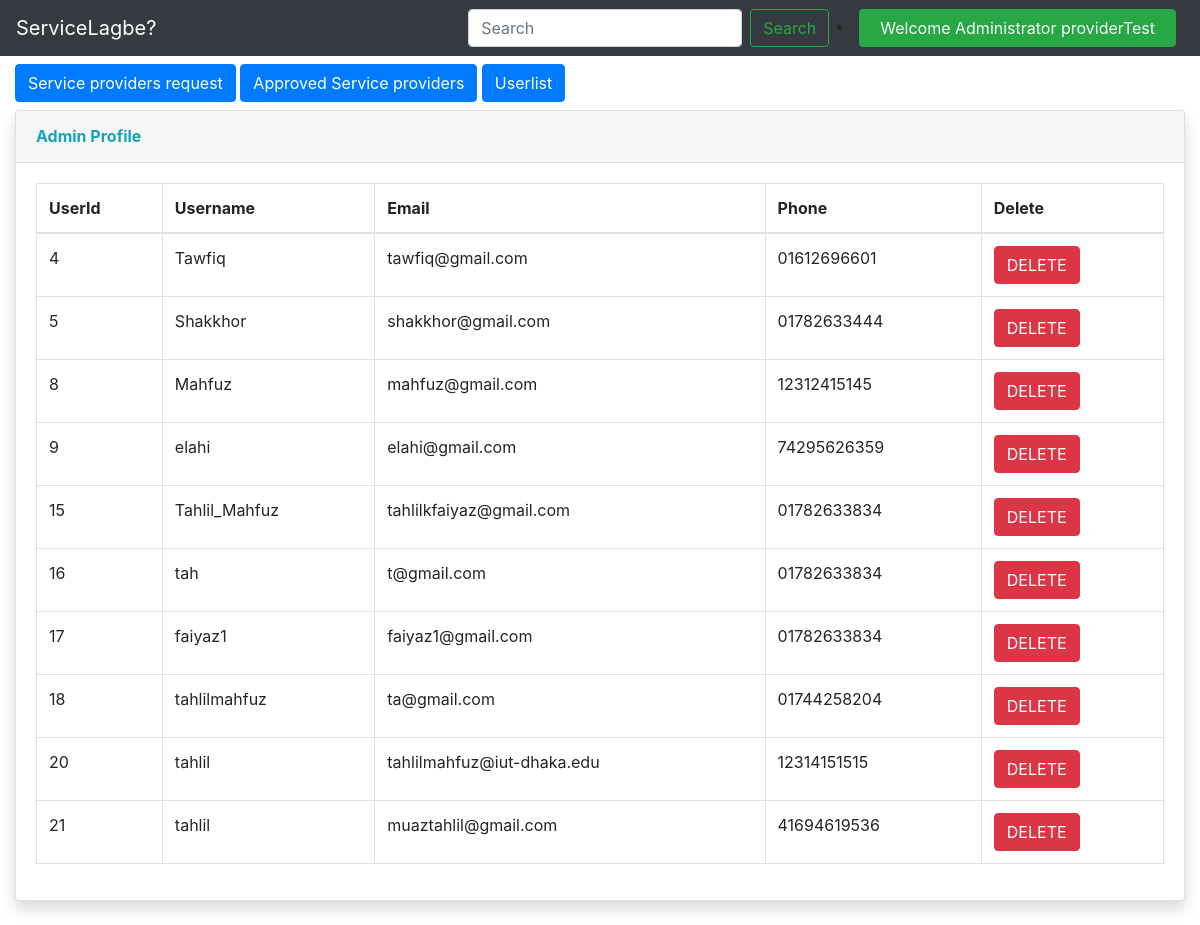
Page /servicelagbe/adminloginsystem/adminuserlist.php (signed in) on the committed database.
### tables this page shows
CREATE TABLE `users` (
  `id` int(11) NOT NULL,
  `username` varchar(50) NOT NULL,
  `email` varchar(50) NOT NULL,
  `phone` varchar(20) NOT NULL,
  `password` varchar(255) NOT NULL,
  `dt` datetime NOT NULL DEFAULT current_timestamp(),
  `token` varchar(255) DEFAULT NULL
);

### servicelagbe/adminloginsystem/adminuserlist.php (the view, shortened to what this page needs)
<!doctype html>
<html lang="en">
<head>
    <link rel="stylesheet" href="https://cdn.jsdelivr.net/npm/bootstrap@4.4.1/dist/css/bootstrap.min.css"
>
</head>
<body>
    <?php
    echo'
    <nav class="navbar sticky-top navbar-expand-lg navbar-dark bg-dark">
            <a class="navbar-brand" href="#">ServiceLagbe?</a>
            <button class="navbar-toggler" type="button" data-toggle="collapse" data-target="#navbarSupportedContent"
                aria-controls="navbarSupportedContent" aria-expanded="false" aria-label="Toggle navigation">
                <span class="navbar-toggler-icon"></span>
            </button>
            <div class="collapse navbar-collapse" id="navbarSupportedContent">
                <ul class="navbar-nav mr-auto">
                </ul>
                <form class="form-inline my-2 my-lg-0">
                    <input class="form-control mr-sm-2" type="search" placeholder="Search" aria-label="Search">
                    <button class="btn btn-outline-success my-2 my-sm-0" type="submit">Search</button>
                </form>
                <div class="mx-2">
                <li class="nav-item dropdown">
                <a class="btn btn-success" href="#" id="navbarDropdown" role="button"
                    data-toggle="dropdown" aria-haspopup="true" aria-expanded="false">
                    <p class="text-light my-0 mx-2">Welcome Administrator '. $_SESSION['username']. ' </p>
                </a>
                <div class="dropdown-menu" aria-labelledby="navbarDropdown">
                    <a class="dropdown-item" href="#">Profile</a>
                    <div class="dropdown-divider"></div>
                    <a class="dropdown-item" href="/servicelagbe/loginsystem/logout.php">LogOut</a>
                </div>
            </li>
            </div>
        </nav>
    '
    ?>
    <div class="container-fluid my-2">
        <div>
            <a href="/servicelagbe/adminloginsystem/postadminlogin.php"  class="btn btn-primary">Service providers request</a>
            <a href="/servicelagbe/adminloginsystem/approvedserviceproviders.php"  class="btn btn-primary">Approved Service providers</a>
            <a href="/servicelagbe/adminloginsystem/adminuserlist.php" class="btn btn-primary">Userlist</a>
        </div>
        <div class="card shadow mb-4 my-2">
            <div class="card-header py-3">
                <h6 class="m-0 font-weight-bold text-info">Admin Profile</h6>
            </div>
            <div class="card-body">
                <div class="table-responsive">
                    <?php
                    include 'partials/_admindbconnect.php';
                    $sql = "Select * from users";
                     $query_run =  mysqli_query($conn, $sql);
                    ?>
                    <table class="table table-bordered" id="dataTable" width="100%" cellspacing="0">
                        <thead>
                            <tr>
                                <th> UserId </th>
                                <th> Username </th>
                                <th>Email </th>
                                <th>Phone</th>
                                <th>Delete</th>
                            </tr>
                        </thead>
                        <tbody>
                            <?php
                    if(mysqli_num_rows($query_run) > 0)
                    {
                        while($row = mysqli_fetch_assoc($query_run))
                        {
                    ?>
                            <tr>
                                <td><?php  echo $row['id']; ?></td>
                                <td><?php  echo $row['username']; ?></td>
                                <td><?php  echo $row['email']; ?></td>
                                <td><?php  echo $row['phone']; ?></td>
                                <td>
                                    <form action="adminuserlist.php" method="post">
                                        <button type="submit" name="delete_btn" class="btn btn-danger"> DELETE</button>
                                    </form>
                                </td>
                            </tr>
                            <?php
                        }
                    }
                    else {
                        echo "No Record Found";
                    }
                    ?>
                        </tbody>
                    </table>
                </div>
            </div>
        </div>
    </div>
</body>
</html>

### rows in the picture
users: id "4", username "Tawfiq", email "tawfiq@gmail.com", phone "01612696601"
users: id "5", username "Shakkhor", email "shakkhor@gmail.com", phone "01782633444"
users: id "8", username "Mahfuz", email "mahfuz@gmail.com", phone "12312415145"
users: id "9", username "elahi", email "elahi@gmail.com", phone "74295626359"
users: id "15", username "Tahlil_Mahfuz", email "tahlilkfaiyaz@gmail.com", phone "01782633834"
users: id "16", username "tah", email "t@gmail.com", phone "01782633834"
users: id "17", username "faiyaz1", email "faiyaz1@gmail.com", phone "01782633834"
users: id "18", username "tahlilmahfuz", email "ta@gmail.com", phone "01744258204"
users: id "20", username "tahlil", email "tahlilmahfuz@iut-dhaka.edu", phone "12314151515"
users: id "21", username "tahlil", email "muaztahlil@gmail.com", phone "41694619536"

### other values in the picture
$_SESSION['username'] "providerTest"
